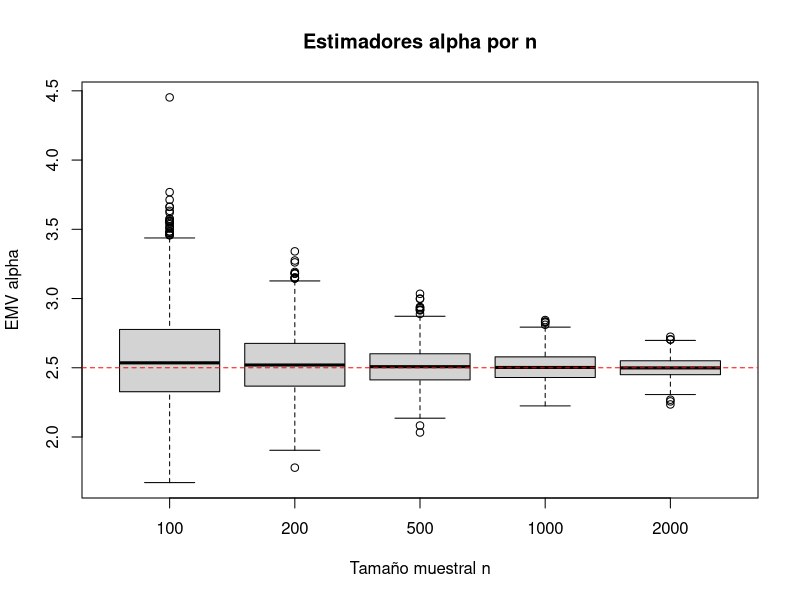
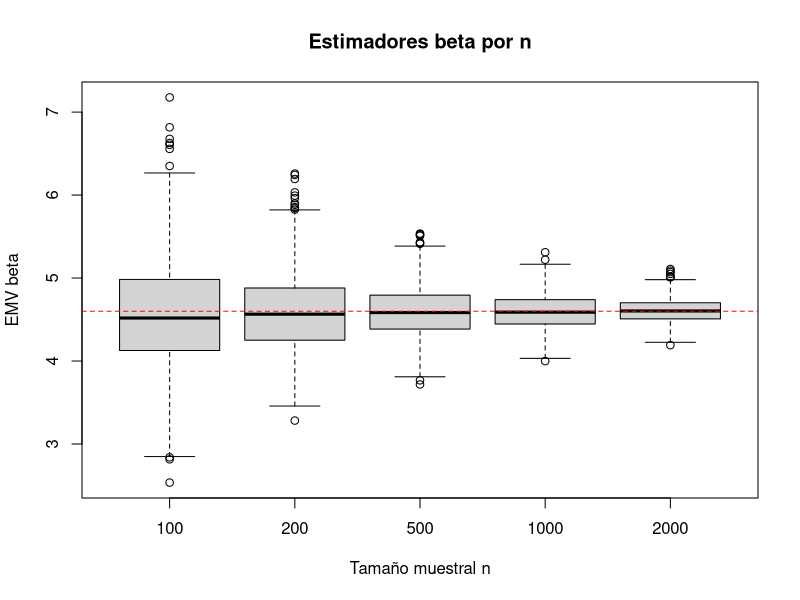
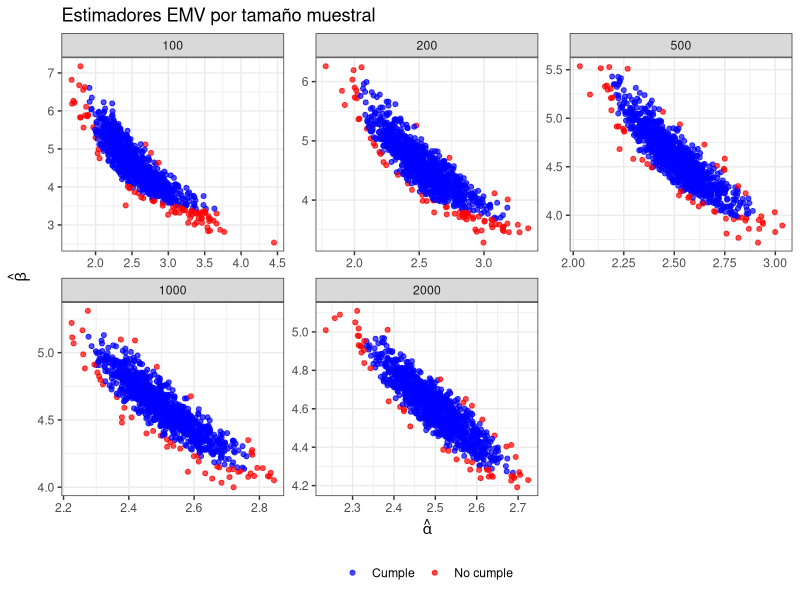

R code for these plots, in order:
## ---- chunk 1
set.seed(1)

mle_gamma_nr <- function(sample, precision = 1e-6, max_iteraciones = 50){
  # Estadísticos básicos
  sample.size     <- length(sample)
  sample.mean     <- mean(sample)
  sample.variance <- var(sample)
  sample.sum      <- sum(sample)
  sample.sumlog   <- sum(log(sample))

  iteraciones <- 0L
  diferencia <- Inf

  # Gradiente de la log-verosimilitud
  likelihood_gradient <- function(theta_k){
    alpha_k <- theta_k[1]
    beta_k  <- theta_k[2]
    dalpha  <- -sample.size * digamma(alpha_k) - sample.size * log(beta_k) + sample.sumlog
    dbeta   <- (-sample.size * alpha_k / beta_k) + (sample.sum / beta_k^2)
    return(c(dalpha, dbeta))
  }

  # Inversa del Hessiano
  inverse_hessian <- function(theta_k){
    alpha_k <- theta_k[1]
    beta_k  <- theta_k[2]
    a <- -sample.size * trigamma(alpha_k)
    b <- -sample.size / beta_k
    d <- (sample.size * alpha_k / beta_k^2) - 2 * (sample.sum / beta_k^3)
    detA <- a * d - b^2
    return((1 / detA) * matrix(c(d, -b, -b, a), nrow = 2, byrow = TRUE))
  }

  # Inicialización por momentos
  theta_ant <- c((sample.mean)^2 / sample.variance, sample.variance / sample.mean)
  
  #Verificamos que los estimadores estén bien definidos y sean positivos.
  if (any(!is.finite(theta_ant)) || any(theta_ant <= 0)) {
    #theta_ant <- pmax(theta_ant, 1e-8)
  }

  repeat {
    # Paso de Newton: theta_nuevo = theta_ant - inv(H) %*% grad
    paso <- drop(inverse_hessian(theta_ant) %*% likelihood_gradient(theta_ant))
    theta_nuevo <- theta_ant - paso
    
    theta_nuevo[!is.finite(theta_nuevo) | theta_nuevo <= 0] <- 1e-8

    iteraciones <- iteraciones + 1L
    diferencia <- max(abs(theta_nuevo - theta_ant))

    if (diferencia < precision || iteraciones >= max_iteraciones) break
    theta_ant <- theta_nuevo
  }

  return(list(
    theta = theta_nuevo,
    iteraciones = iteraciones,
    convergio = (diferencia < precision)
  ))
}
## ---- chunk 2
set.seed(123)

# True parameters (Gamma with shape = alpha, scale = beta)
alpha_0 <- 2.5
beta_0  <- 4.6

# Sample sizes and number of replications
ns   <- c(100, 200, 500, 1000, 2000)
reps <- 1000L

# Collect MLEs for each n
resultados <- do.call(rbind, lapply(ns, function(n) {
  ests <- replicate(reps, {
    x <- rgamma(n, shape = alpha_0, scale = beta_0)
    fit <- mle_gamma_nr(x)
    fit$theta
  })
  data.frame(
    n = rep(n, reps),
    alpha_hat = ests[1, ],
    beta_hat  = ests[2, ],
    row.names = NULL
  )
}))

# Two boxplots held in a single figure by knitr
boxplot(alpha_hat ~ factor(n), data = resultados,
        xlab = "Tamaño muestral n", ylab = "EMV alpha",
        main = "Estimadores alpha por n")
abline(h = alpha_0, col = "red", lty = 2)

boxplot(beta_hat ~ factor(n), data = resultados,
        xlab = "Tamaño muestral n", ylab = "EMV beta",
        main = "Estimadores beta por n")
abline(h = beta_0, col = "red", lty = 2)
## ---- chunk 3
nivel <- 0.95                  # Nivel de cobertura
rho   <- qchisq(nivel, df = 2) # Cuantil de la chi-cuadrado con 2 g.l.

# Información de Fisher por observación en (alpha, beta)
I_F <- function(theta) {
  alpha <- theta[1]; beta <- theta[2]
  a <- trigamma(alpha)
  b <- 1 / beta
  d <- alpha / (beta^2)
  matrix(c(a, b, b, d), nrow = 2, byrow = TRUE)
}

# ¿La réplica cae en C_{0.95}?  (definido por la forma cuadrática <= rho)
esta_en_C <- function(theta_hat, theta0, n, rho) {
  diff <- theta_hat - theta0
  IF   <- I_F(theta_hat)
  val  <- as.numeric(n * t(diff) %*% IF %*% diff)
  val <= rho
}
## ---- chunk 4
calcular_probabilidades_contencion_empiricas <- function(resultados, theta_0, rho) {
  # 'resultados' debe tener: n, alpha_hat, beta_hat (una fila por réplica)
  if (!all(c("n", "alpha_hat", "beta_hat") %in% names(resultados))) {
    stop("resultados debe contener las columnas: n, alpha_hat, beta_hat")
  }
  contained <- with(resultados, mapply(
    function(a_hat, b_hat, n_i) {
      esta_en_C(c(a_hat, b_hat), theta_0, n = as.integer(n_i), rho = rho)
    },
    alpha_hat, beta_hat, n
  ))
  df_flag <- data.frame(n = resultados$n, dentro = contained)

  # Resumen por n: porcentaje, conteo y IC binomial
  sumarizado <- lapply(split(df_flag$dentro, df_flag$n), function(x) {
    m <- length(x); k <- sum(x)
    pct <- 100 * k / m
    ci <- binom.test(k, m)$conf.int * 100
    c(m = m, k = k, porcentaje = pct, ci_lo = ci[1], ci_hi = ci[2])
  })
  out <- do.call(rbind, sumarizado)
  out <- data.frame(n = as.integer(rownames(out)), out, row.names = NULL)
  out[order(out$n), ]
}

theta_0 <- c(alpha_0, beta_0)  # definidos previamente en el notebook
calcular_probabilidades_contencion_empiricas(resultados, theta_0 = theta_0, rho = rho)
## ---- chunk 5
# Paquete para la visualización
if (!requireNamespace("ggplot2", quietly = TRUE)) {
  stop("Necesitas el paquete 'ggplot2'. Instálalo con install.packages('ggplot2').")
}
library(ggplot2)

plot_estimadores_grid <- function(resultados, theta_0, rho, ncol = 3) {
  stopifnot(all(c("n", "alpha_hat", "beta_hat") %in% names(resultados)))

  dentro <- with(resultados, mapply(
    function(a_hat, b_hat, n_i) {
      esta_en_C(c(a_hat, b_hat), theta_0, n = as.integer(n_i), rho = rho)
    },
    alpha_hat, beta_hat, n
  ))

  df <- transform(resultados, dentro = dentro)
  df$n <- factor(df$n, levels = sort(unique(df$n)))

  p <- ggplot(df, aes(x = alpha_hat, y = beta_hat, color = dentro)) +
    geom_point(size = 1.4, alpha = 0.7) +
    scale_color_manual(values = c(`TRUE` = "blue", `FALSE` = "red"),
                       breaks = c(TRUE, FALSE),
                       labels = c("Cumple", "No cumple"),
                       name = NULL) +
    facet_wrap(~ n, ncol = ncol, scales = "free") +
    labs(x = expression(hat(alpha)),
         y = expression(hat(beta)),
         title = "Estimadores EMV por tamaño muestral") +
    theme_bw() +
    theme(legend.position = "bottom")

  print(p)
  invisible(p)
}

plot_estimadores_grid(resultados, theta_0 = theta_0, rho = rho)
